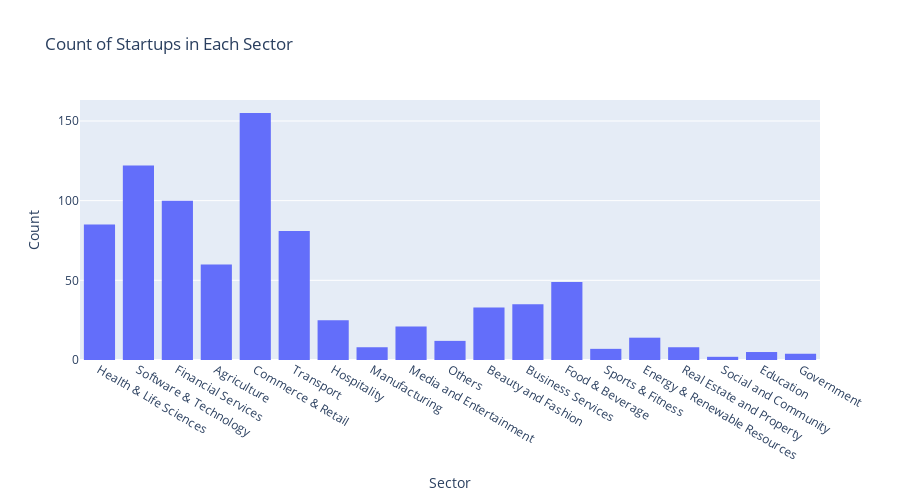

Notebook code for this chart:
### Markdown cell above
##### Categoricala

### Code cell
# Create a count plot for Main_Sector using Plotly Express
fig = px.histogram(df, x='Main_Sector', title='Count of Startups in Each Sector')

# Update layout
fig.update_layout(xaxis_title='Sector', yaxis_title='Count', barmode='group',height =500, width = 900)

# Show the plot
fig.show()

### Figure 1 — Plotly figure (JSON) as saved in the notebook; plotly's stock layout.template omitted (floating-point values rounded to 4 significant figures; data arrays with more than 128 entries replaced by an {"elided": "..."} marker saying what was removed)
{"data": [{"alignmentgroup": "True", "bingroup": "x", "hovertemplate": "Main_Sector=%{x}<br>count=%{y}<extra></extra>", "legendgroup": "", "marker": {"color": "#636efa", "pattern": {"shape": ""}}, "name": "", "offsetgroup": "", "orientation": "v", "showlegend": false, "type": "histogram", "x": {"elided": "1490 str values"}, "xaxis": "x", "yaxis": "y"}], "layout": {"barmode": "group", "height": 500, "legend": {"tracegroupgap": 0}, "title": {"text": "Count of Startups in Each Sector"}, "width": 900, "xaxis": {"anchor": "y", "domain": [0, 1], "title": {"text": "Sector"}}, "yaxis": {"anchor": "x", "domain": [0, 1], "title": {"text": "Count"}}}}
